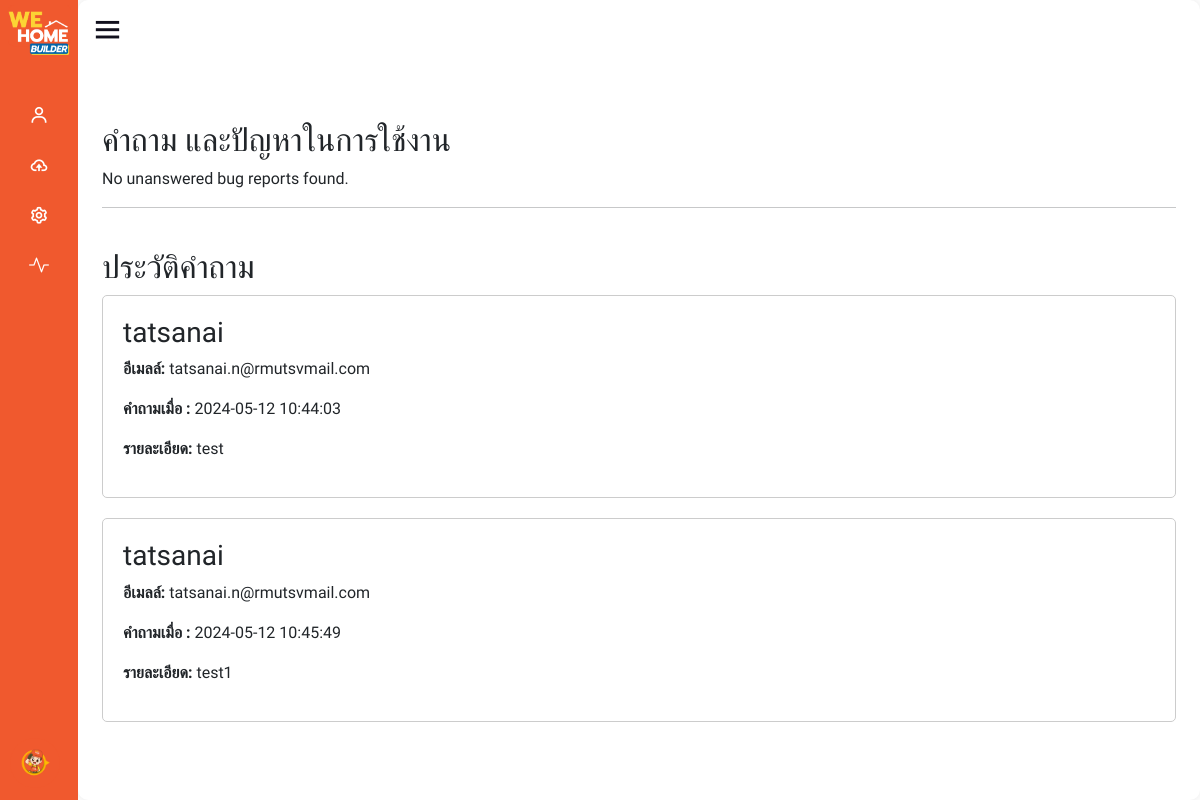
Page /view/admin/contact.php on the committed database.
### tables this page shows
CREATE TABLE IF NOT EXISTS `tb_question` (
  `question_id` int(11) NOT NULL AUTO_INCREMENT,
  `question_sender_name` varchar(255) NOT NULL,
  `question_sender_email` varchar(255) NOT NULL,
  `question_content` varchar(255) NOT NULL,
  `question_create_at` timestamp NOT NULL DEFAULT current_timestamp(),
  `question_status` tinyint(4) DEFAULT 1,
  PRIMARY KEY (`question_id`)
);

### view/admin/contact.php (the view, shortened to what this page needs)
<!DOCTYPE html>
<html lang="th">
<head>
    <link rel="stylesheet" href="https://fastly.jsdelivr.net/npm/bootstrap@5.0.0-beta1/dist/css/bootstrap.min.css">
    <link rel="stylesheet" href="https://cdnjs.cloudflare.com/ajax/libs/font-awesome/5.15.4/css/all.min.css">
</head>
<body>
    <?php require_once('function/sidebar.php'); ?>
    <div class="container">
        <br>
        <h2>คำถาม และปัญหาในการใช้งาน</h2>
        <div>
            <?php
            require_once('../config/connect.php');
            $sql = "SELECT * FROM tb_question WHERE question_status = 1";
            $result = $conn->query($sql);
            if ($result->num_rows > 0) {
                while ($row = $result->fetch_assoc()) {
                    echo '<div class="bug-report">';
                    echo '<h3>' . $row["question_sender_name"] . '</h3>';
                    echo '<hr>';
                    echo '<p><strong>อีเมลล์ :</strong> ' . $row["question_sender_email"] . '</p>';
                    echo '<p><strong>คำถามเมื่อ :</strong> ' . $row["question_create_at"] . '</p>';
                    echo '<form id="sendEmailForm_' . $row["question_id"] . '" method="post" action="mailto:' . $row["question_sender_email"] . '">';
                    echo '<button type="button" class="btn btn-primary send-email-btn" onclick="sendEmail(' . $row["question_id"] . ')">Send Email</button>';
                    echo '</form>';
                    echo '<p><strong>รายละเอียด:</strong> ' . $row["question_content"] . '</p>';
                    echo '</div>';
                }
            } else {
                echo "<p>No unanswered bug reports found.</p>";
            }
            ?>
        </div>
        <div>
            <hr>
            <br>
            <h2>ประวัติคำถาม</h2>
            <?php
            require_once('../config/connect.php');
            $sql = "SELECT * FROM tb_question WHERE question_status = 0";
            $result = $conn->query($sql);
            if ($result->num_rows > 0) {
                while ($row = $result->fetch_assoc()) {
                    echo '<div class="bug-report">';
                    echo '<h3>' . $row["question_sender_name"] . '</h3>';
                    echo '<p><strong>อีเมลล์:</strong> ' . $row["question_sender_email"] . '</p>';
                    echo '<p><strong>คำถามเมื่อ :</strong> ' . $row["question_create_at"] . '</p>';
                    echo '<p><strong>รายละเอียด:</strong> ' . $row["question_content"] . '</p>';
                    echo '</div>';
                }
            } else {
                echo "<p>No unanswered bug reports found.</p>";
            }
            ?>
        </div>
    </div>
</body>
</html>

### view/admin/contact.php (style rules this page uses)
.container { margin-top: 50px; }
.bug-report { margin-bottom: 20px; padding: 20px; border: 1px solid #ccc; border-radius: 5px; position: relative; }

### view/admin/function/sidebar.php (style rules this page uses)
* { margin: 0; padding: 0; box-sizing: border-box; font-family: 'Kanit', sans-serif; }
body { overflow: hidden; }

### rows in the picture
tb_question: question_sender_name "tatsanai", question_sender_email "tatsanai.n@rmutsvmail.com", question_create_at "2024-05-12 10:44:03", question_content "test"
tb_question: question_sender_name "tatsanai", question_sender_email "tatsanai.n@rmutsvmail.com", question_create_at "2024-05-12 10:45:49", question_content "test1"
